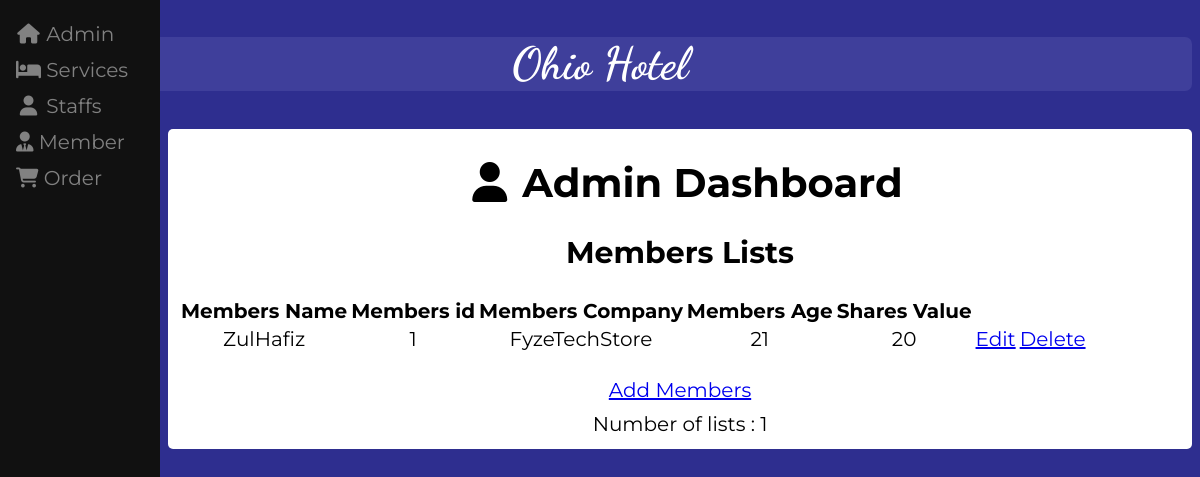
The page /admin/php/view_members.php on the database its author committed.
### tables this page shows
CREATE TABLE `members` (
  `members_id` int(11) NOT NULL,
  `members_name` varchar(50) NOT NULL,
  `members_company` varchar(50) NOT NULL,
  `members_age` int(11) NOT NULL,
  `members_shvalue` int(11) NOT NULL
);

### admin/php/view_members.php (the view, shortened to what this page needs)
<!DOCTYPE html>
<html>
<head>
    <link rel="stylesheet" type="text/css" href="../css/admin.css" >
    <link rel="stylesheet" type="text/css" href="../css/mobile.css">
    <link rel="stylesheet" type="text/css" href="../css/Staffs.css">
    <link rel="stylesheet" href="https://cdnjs.cloudflare.com/ajax/libs/font-awesome/6.1.1/css/all.min.css">
</head>
<body>
    <header>
        <h2>Ohio Hotel</h2>
    </header>
    <div class="sidebar">
        <a href="../admin.html"><i class="fa fa-fw fa-home"></i> Admin</a>
        <a href="../service.html"><i class="fa-solid fa-bed"></i> Services</a>
        <a href="../staffs.html"><i class="fa fa-fw fa-user"></i> Staffs</a>
        <a href="../members.html"><i class="fa-solid fa-user-tie"></i> Member</a>
        <a href="../order.html"><i class="fa-solid fa-cart-shopping"></i> Order</a>
    </div>
    <div class="main">
        <div id="admindash">
            <h1><i class="fa-solid fa-user"></i>Admin Dashboard</h1>
            <h2>Members Lists</h2>
                <table>
                    <tr>
                        <th>Members Name</th>
                        <th>Members id</th>
                        <th>Members Company</th>
                        <th>Members Age</th>
						<th>Shares Value</th>
                    </tr>
                    <?php
                    include("dataconnection.php");
                    $query = "SELECT * FROM members";
                    $result = mysqli_query($connection, $query);
                    $count = mysqli_num_rows($result);
                    while($row = mysqli_fetch_assoc($result))
                    {
                    ?>
                     <tr>
                        <td><?php echo $row["members_name"];?></td>
                        <td><?php echo $row["members_id"];?></td>
                        <td><?php echo $row["members_company"];?></td>
						<td><?php echo $row["members_age"];?></td>
						<td><?php echo $row["members_shvalue"];?></td>
                        <td><a href="../php/edit_members.php?edit&membersid=<?php echo $row["members_id"]; ?>">Edit</a></td>
                        <td><a href="../php/delete_members.php?del&membersid=<?php echo $row["members_id"]; ?>" onclick="return confirmation();">Delete</a></td>
                    </tr>
                    <?php
                    }
                    ?>
                </table>
                 <br>
                <a id="add_members" class="membersbtn" href="../members.html">Add Members</a>
                <p>Number of lists : <?php echo $count; ?></p>
        </div>
    </div>
</body>
</html>

### admin/css/admin.css (style rules this page uses)
* { box-sizing: border-box; }
body { color: black; background-color: rgb(46, 46, 143); font-family: 'Montserrat', sans-serif; }
header { margin: 5px 0px; padding: 0%; height: fit-content; text-align: center; color: white; background-color: rgb(63, 63, 155); font-size: 30px; font-family: 'Dancing Script', cursive; border-radius:7px; }
.sidebar { height: 100%; width: 160px; position: fixed; z-index: 1; top: 0; left: 0; background-color: #111; overflow-x: hidden; padding-top: 16px; text-align: left; }
.sidebar a { padding: 6px 8px 6px 16px; text-decoration: none; font-size: 20px; color: #818181; display: block; }
.main { text-align: center; margin-top: 5px; margin-left: 160px; padding: 3px 10px; background-color:white; border-radius: 5px; }
#admindash { font-size: 20px; }
#admindash i { padding: 0 15px; }
#admindash p { margin: 10px 10px; }

### rows shown on the page
members: members_name "ZulHafiz", members_id "1", members_company "FyzeTechStore", members_age "21", members_shvalue "20"

### other values the page prints
$count "1"
